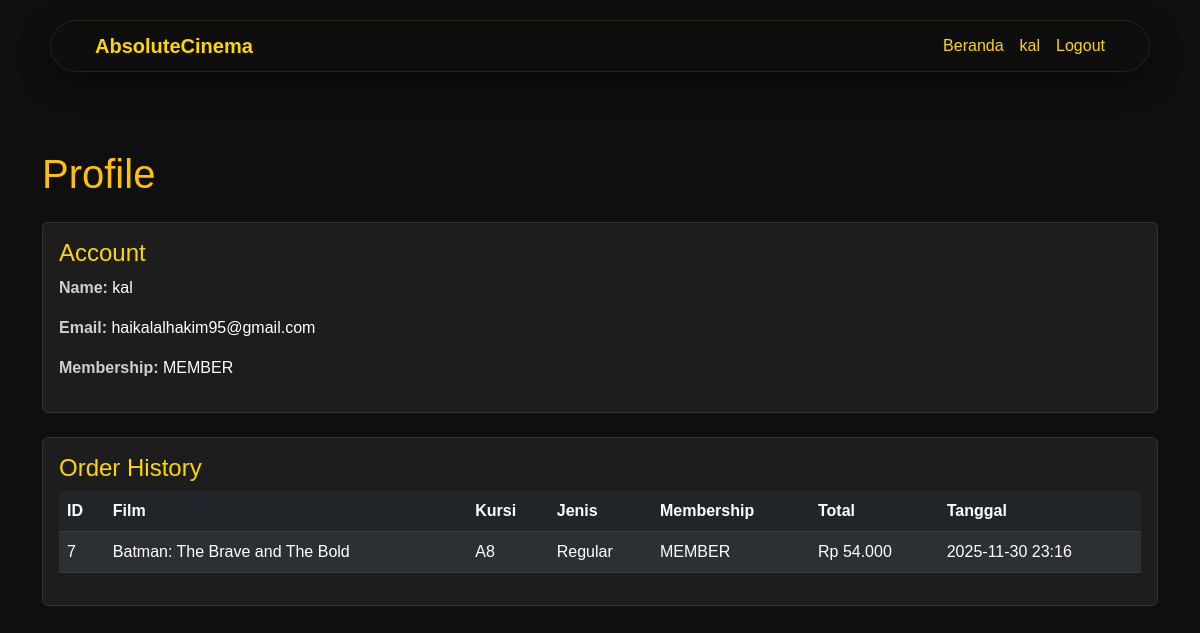
Page /profile (signed in) on the earlier database version.
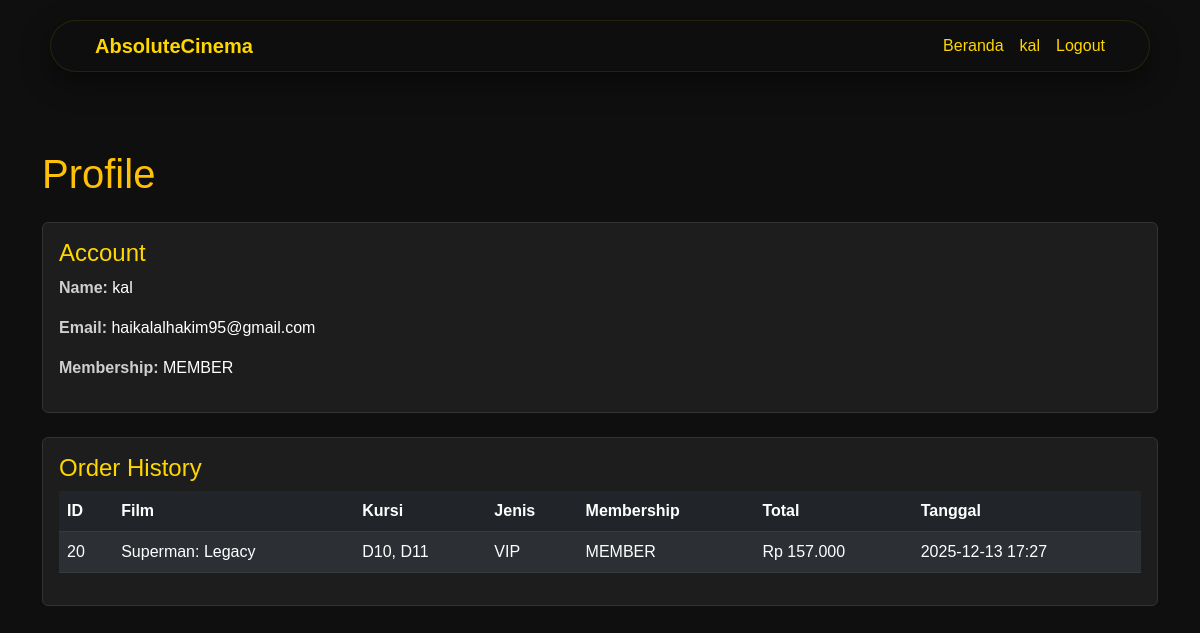
Same page on the later database version.
### tables this page shows
CREATE TABLE orders (
            id INTEGER PRIMARY KEY AUTOINCREMENT,
            movie_id INTEGER,
            movie_title TEXT,
            seat TEXT,
            ticket_type TEXT,
            showtime TEXT,
            ticket_price INTEGER,
            admin_fee INTEGER,
            price INTEGER,
            membership TEXT,
            snack_included INTEGER DEFAULT 0,
            customer TEXT,
            email TEXT,
            date TEXT,
            payment_method TEXT
        );

### app.py (the view)
@app.route('/profile')
def profile():
    if 'user' not in session:
        return redirect(url_for('login'))
    user = session['user']
    orders = get_orders_by_user_email(user['email'])
    return render_template('profile.html', user=user, orders=orders)

### app.py (called while the page is built)
def get_db_connection():
    conn = sqlite3.connect(DB_PATH)
    conn.row_factory = sqlite3.Row
    return conn

def get_orders_by_user_email(email):
    conn = get_db_connection()
    cur = conn.cursor()
    cur.execute("SELECT * FROM orders WHERE email = ? ORDER BY id DESC", (email,))
    rows = cur.fetchall()
    conn.close()
    return [dict(r) for r in rows]

def format_currency(value):
    try:
        return "{:,.0f}".format(int(value)).replace(",", ".")
    except:
        return str(value)

### templates/profile.html (shortened to what this page needs)
<!DOCTYPE html>
<html lang="en">
  <head>
    <link
      href="https://cdn.jsdelivr.net/npm/bootstrap@5.3.0/dist/css/bootstrap.min.css"
      rel="stylesheet"
    />
  </head>
  <body>
    <nav class="site-nav">
      <div class="container">
        <a class="navbar-brand fs-5 fw-bold" href="/">AbsoluteCinema</a>
        <div class="d-flex gap-3 ms-auto">
          <a class="nav-link" href="/">Beranda</a>
           {% if session.get('user') %}
          <a class="nav-link" href="/profile"
            >{{ session.get('user')['name'] }}</a
          >
          <a class="nav-link" href="/logout">Logout</a>
          {% else %}
          <a class="nav-link" href="/login">Login</a>
          <a class="nav-link" href="/register">Register</a>
          {% endif %}
        </div>
      </div>
    </nav>
    <div class="container py-5 main-container">
      <h1 class="text-warning mb-4">Profile</h1>
      <div class="card p-3 mb-4">
        <h4>Account</h4>
        <p>
          <strong>Name:</strong> <span class="text-white">{{ user.name }}</span>
        </p>
        <p>
          <strong>Email:</strong>
          <span class="text-white">{{ user.email }}</span>
        </p>
        <p>
          <strong>Membership:</strong>
          <span class="text-white">{{ user.membership | upper }}</span>
        </p>
      </div>
      <div class="card p-3">
        <h4>Order History</h4>
        {% if orders %}
        <table class="table table-dark table-striped">
          <thead>
            <tr>
              <th>ID</th>
              <th>Film</th>
              <th>Kursi</th>
              <th>Jenis</th>
              <th>Membership</th>
              <th>Total</th>
              <th>Tanggal</th>
            </tr>
          </thead>
          <tbody>
            {% for o in orders %}
            <tr>
              <td>{{ o.id }}</td>
              <td>{{ o.movie_title }}</td>
              <td>{{ o.seat }}</td>
              <td>{{ o.ticket_type }}</td>
              <td>{{ o.membership | upper }}</td>
              <td>Rp {{ o.price | format_currency }}</td>
              <td>{{ o.date }}</td>
            </tr>
            {% endfor %}
          </tbody>
        </table>
        {% else %}
        <p class="text-muted">Belum ada pemesanan.</p>
        {% endif %}
      </div>
    </div>
  </body>
</html>

Differences in the rows shown:
removed orders: customer "kal", name "kal", email "haikalalhakim95@gmail.com", membership "MEMBER", id "7", movie_title "Batman: The Brave and The Bold", seat "A8", ticket_type "Regular", price "54.000", date "2025-11-30 23:16"
added orders: customer "kal", name "kal", email "haikalalhakim95@gmail.com", membership "MEMBER", id "20", movie_title "Superman: Legacy", seat "D10, D11", ticket_type "VIP", price "157.000", date "2025-12-13 17:27"
